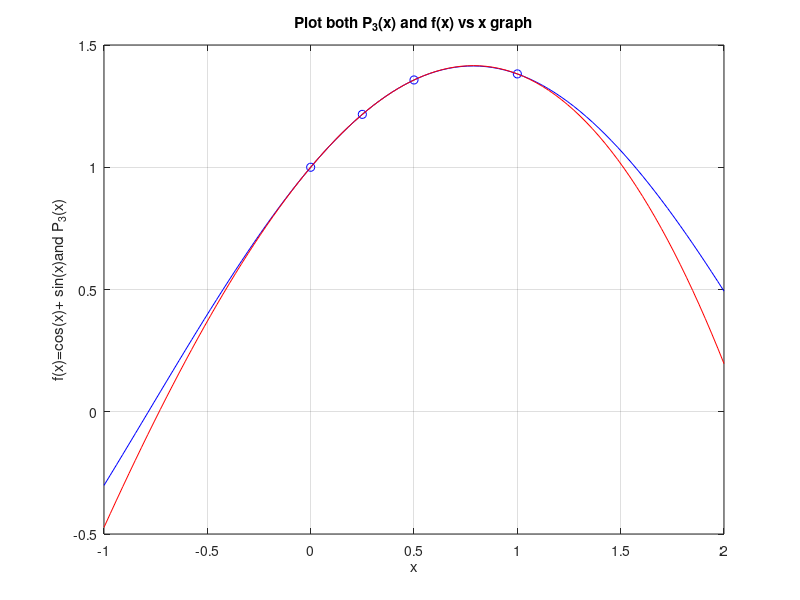

MATLAB code for this plot:
clearvars; 
clc; 
close all;
 
function_x = @(x)sin(x) + cos(x);
nodes=[0 .25 .5 1];    %nodes=input('Enter list of node points: ');
 
n = length(nodes);
fx = zeros(1,n);
product = zeros(n,n);
 
% Find the list of  f(x),such as f(x0),f(x1),f(x2),f(x3)
for i=1:n
    fx(1,i)=cos(nodes(i))+sin(nodes(i));
end
 
% Find P(x)=f(x0)*L0 + f(x1)*L1 + f(x2)*L2 + f(x3)*L3
for i=1:n %for making Ln *f(xn)
    L=1;
    for j=1:n  %for making L0,L1,L2 ,L....
        if i~=j
            L=conv(L,poly(nodes(j)))/(nodes(i)-nodes(j));
        end
    end
    product(i,:)= L*fx(i);
end
polynomial = sum(product);
 
pow = n-1;
 
 
fprintf('The coefficients of the polynomial are: [%5.4f %5.4f %5.4f %5.4f]\n',polynomial)
disp('The polynomial is:')
for k=1:n-1
    fprintf('+(%.4fx^%d)',polynomial(k),pow)
    pow = pow-1;
end
 
fprintf('+(%.2f)',polynomial(n))
 
fprintf('\n')
 
%Error Bound finding
 
%Assume, gx = (x-0) (x-.25) (x - 0.5) (x-1)
gx = @(x) ((x.^4) -(1.75*x.^3)+(0.875*x.^2)-(0.125*x));
diff_gx = @(x) ((4*x.^3)-(5.25*x.^2)+(1.75*x)-0.125);
 
value_x = zeros(3,1);
 
coeff_diff_gx = [4 -5.25 1.75 -0.125];
value_x = roots(coeff_diff_gx);
 
%val_x = solve(dx_gx);
%val_x = feval(symengine,'numeric::solve',dx_gx,'AllRealRoots')
 
 
 
val_gx = zeros(3,1);
val_gx = gx(value_x);
 
absolute_gx = abs(val_gx);
 
max_val_gx = max(absolute_gx);
fprintf('The maximum absolute value on [0,1] of the polynomial g(x) is: %5.6f\n',max_val_gx) 
 
 
%Find absolute maximum on [0,1) of the function f(x) = cos(x) + sin(x)
 
% fx = cos(x) + sin(x)
nodes = [0 0.25 0.5 1];
 
fx = @(x) cos(x) + sin(x);
fourth_derivate_fx = @(x) cos(x) + sin(x);
 
 
xInterval = [0 1];
 
dx = 0.0001;
poles = xInterval(1): dx : xInterval(2);
len = length(poles);
val_diff_fx=zeros(len,1);
%Calculate f(x) values
for i = 1:length(poles)
  val_diff_fx(i,1) = fourth_derivate_fx(poles(i));
  
end
abs_val_dfx = abs(val_diff_fx);
max_fx = max(abs_val_dfx);
 
fprintf('The absolute maximum value of fourth derivative of f(x) is : %5.4f\n',max_fx)
 
%Error bound = (maxima of g(x))*(maxima of f(x))/n!
fact = factorial( n) ;
error_bound = (max_val_gx * max_fx./fact);
fprintf('The error bound is : %5.6f\n',error_bound)
 
%Plot function,f(x)=cos(x)+sin(x)  and  Polynomial,P(x)= -(0.0793*x^3)-(0.5455*x^2)+(1.0066*x^1)+(1.00)  
 
func = cos(nodes)+sin(nodes);
plot(nodes,func,'bo');
 
x_nodes = linspace(-1,2,100);
funcx= cos(x_nodes)+sin(x_nodes);
hold on;
plot(x_nodes,funcx,'b-');
 
polynomial = -(0.0793*x_nodes.^3)-(0.5455*x_nodes.^2)+(1.0066*x_nodes.^1)+(1.00);
plot(x_nodes,polynomial,'r-');
 
grid on
xlabel('x')
ylabel('f(x)=cos(x)+ sin(x)and P_3(x)')
title('Plot both P_3(x) and f(x) vs x graph')
 
 
 
 
 

 
